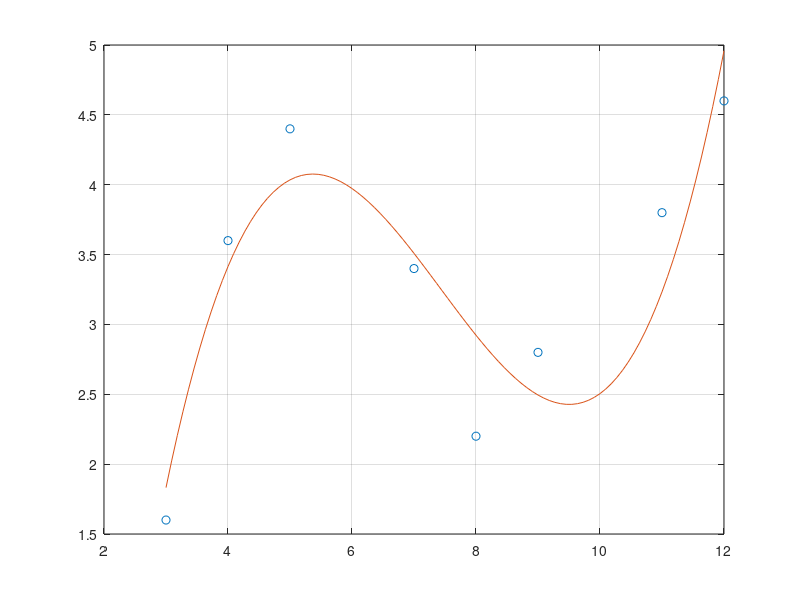

Reproduce this figure in MATLAB.
clear,clc
x = [3 4 5 7 8 9 11 12]';
y= [1.6 3.6 4.4 3.4 2.2 2.8 3.8 4.6]';
z = [ones(size(x)) x x.^2 x.^3];
a = (z'*z)\(z'*y);
Sr = sum((y-z*a).^2);
r2 = 1-Sr/sum((y-mean(y)).^2);
disp('r^2');
disp(r2);
syslashx = sqrt(Sr/(length(x)-4));
disp('std:');
disp(syslashx);
xp = linspace(min(x),max(x));
yp =a(1)+  a(2).*xp + a(3).*(xp.^2)+ a(4).*(xp.^3);
plot(x,y,'o',xp,yp); grid;
fprintf("y= %f + %fx + %fx^2 + %fx^3\n",a(1),a(2),a(3),a(4));